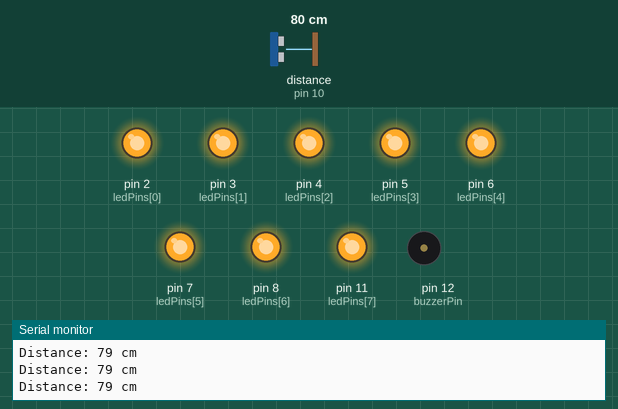
A sketch run on a simulated Arduino Uno, built with avr-gcc and run on an emulated ATmega328P. Parts: output pins drawn as LEDs (lit = HIGH), buzzer (waves = sounding, pin HIGH), the last lines printed to the serial monitor. Wiring (inferred from the names in the program): ultrasonic range finder: trigger pin 9; echo pin 10. Inputs (shaded band) come from the test bench; at power-on: distance to the obstacle (sensor on pin 10) 80 cm. The echo pulse lasts 58.3 µs per cm; pins used as bus, display or sensor lines are not drawn.

Above: at 1.2 s.
1.3 s: distance to the obstacle (sensor on pin 10) set to 19 cm
2.8 s: distance to the obstacle (sensor on pin 10) set to 15 cm
At 3.3 s:
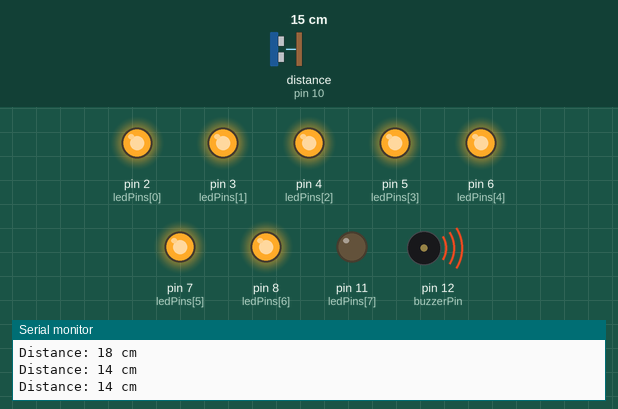
5.8 s: distance to the obstacle (sensor on pin 10) set to 4 cm
At 7.51 s:
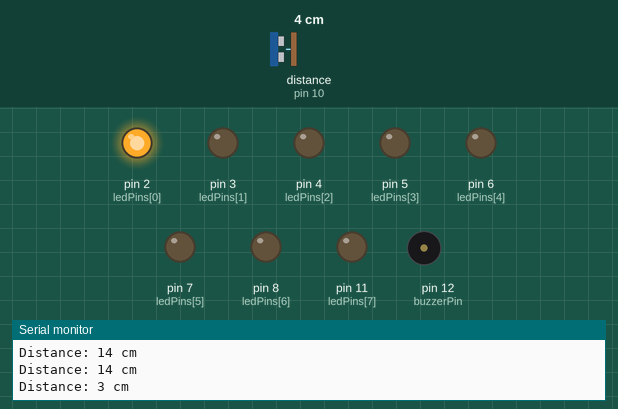
8.8 s: distance to the obstacle (sensor on pin 10) set to 6 cm
At 10.51 s:
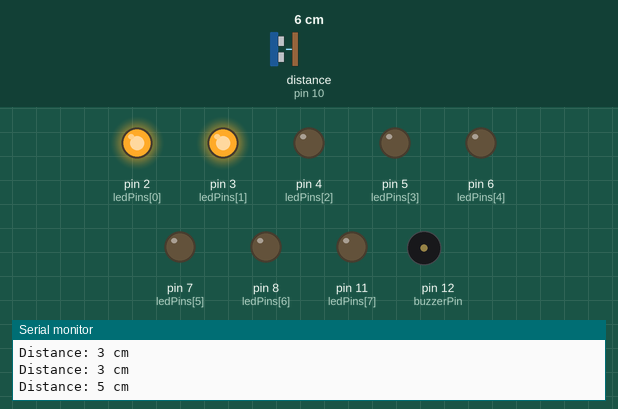
11.8 s: distance to the obstacle (sensor on pin 10) set to 2 cm
At 12.4 s:
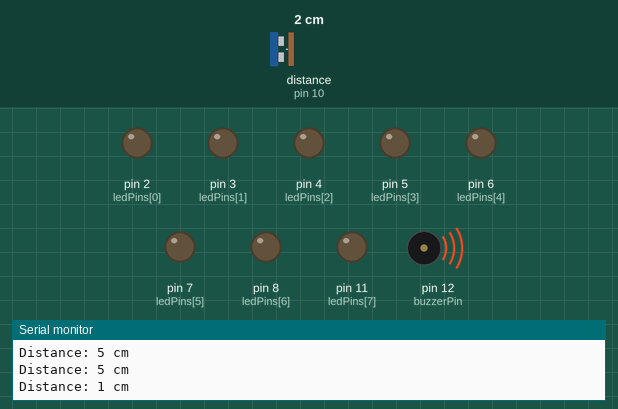
14.8 s: distance to the obstacle (sensor on pin 10) set to 4 cm
At 15.12 s:
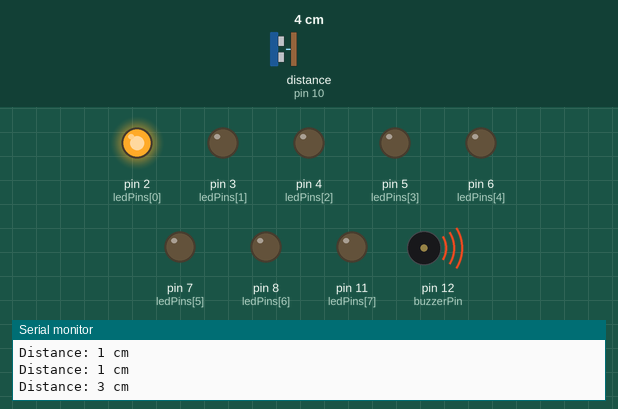
Timing chart, 0 to 18.8 s (numbered marks = the images above; inputs shaded):
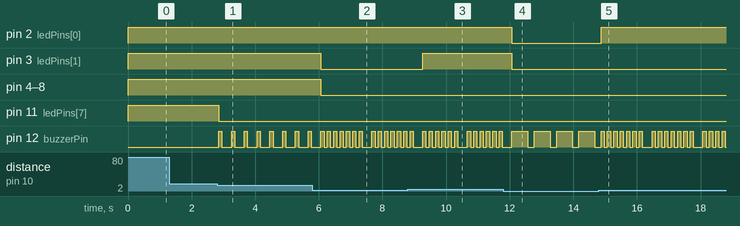

The sketch:

Exp1_ultra_sonic.ino
```cpp
const int trigPin = 9;
const int echoPin = 10;
const int buzzerPin = 12;

const int ledPins[8] = {2, 3, 4, 5, 6, 7, 8, 11};

long duration;
int distance;

void setup() {
  Serial.begin(9600);
  pinMode(trigPin, OUTPUT);
  pinMode(echoPin, INPUT);
  pinMode(buzzerPin, OUTPUT);

  for (int i = 0; i < 8; i++) {
    pinMode(ledPins[i], OUTPUT);
    digitalWrite(ledPins[i], LOW);
  }
}

void loop() {
  // Trigger ultrasonic sensor
  digitalWrite(trigPin, LOW);
  delayMicroseconds(2);
  digitalWrite(trigPin, HIGH);
  delayMicroseconds(10);
  digitalWrite(trigPin, LOW);

  // Read echo duration and calculate distance
  duration = pulseIn(echoPin, HIGH);
  distance = duration * 0.034 / 2;

  Serial.print("Distance: ");
  Serial.print(distance);
  Serial.println(" cm");

  // Reverse LED logic: farther = more LEDs ON
  int ledsToLight = 0;
  if (distance <= 16) {
    ledsToLight = distance / 2; // 2 cm steps
    ledsToLight = constrain(ledsToLight, 0, 8);
  } else {
    ledsToLight = 8;
  }

  // Light LEDs in reverse logic
  for (int i = 0; i < 8; i++) {
    digitalWrite(ledPins[i], (i < ledsToLight) ? HIGH : LOW);
  }

  // Buzzer pattern: more LEDs OFF = more beeps
  int ledsOff = 8 - ledsToLight;

  if (ledsOff < 8) {
    for (int i = 0; i < ledsOff; i++) {
      digitalWrite(buzzerPin, HIGH);
      delay(100);
      digitalWrite(buzzerPin, LOW);
      delay(100);
    }
  } else {
    // Continuous beep if object is very near
    digitalWrite(buzzerPin, HIGH);
    delay(500);
    digitalWrite(buzzerPin, LOW);
  }

  delay(200);
}
```

Measured:
- the behaviour switches between 17 and 16 cm on distance to the obstacle (sensor on pin 10) (found by bisection; images 0 and 1)
- the behaviour switches between 4 and 5 cm on distance to the obstacle (sensor on pin 10) (found by bisection; images 2 and 3)
- the behaviour switches between 2 and 3 cm on distance to the obstacle (sensor on pin 10) (found by bisection; images 4 and 5)
- after the input at 2.8 s, pin 11 (ledPins[7]): HIGH → LOW after 0.05 s; pin 12 (buzzerPin): alternates HIGH for 0.10 s and LOW for 0.30 s, starting after 0.05 s
- after the input at 5.8 s, pin 3 (ledPins[1]), pin 4 (ledPins[2]), pin 5 (ledPins[3]), pin 6 (ledPins[4]), pin 7 (ledPins[5]), pin 8 (ledPins[6]): HIGH → LOW after 0.27 s
- after the input at 8.8 s, pin 3 (ledPins[1]): LOW → HIGH after 0.47 s
- after the input at 11.8 s, pin 2 (ledPins[0]), pin 3 (ledPins[1]): HIGH → LOW after 0.27 s
- after the input at 14.8 s, pin 2 (ledPins[0]): LOW → HIGH after 0.07 s
